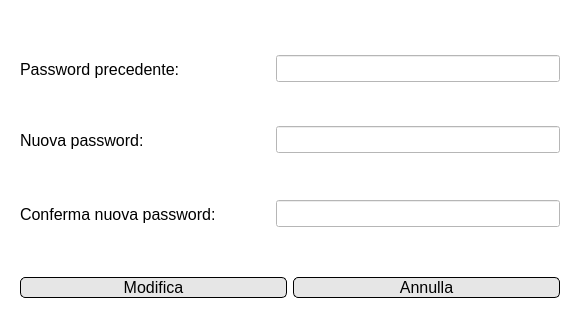
<?xml version="1.0" encoding="UTF-8"?>
<ui version="4.0">
 <class>Dialog</class>
 <widget class="QDialog" name="Dialog">
  <property name="geometry">
   <rect>
    <x>0</x>
    <y>0</y>
    <width>580</width>
    <height>333</height>
   </rect>
  </property>
  <property name="windowTitle">
   <string>Cambia password</string>
  </property>
  <property name="styleSheet">
   <string notr="true">background-color: rgb(255, 255, 255);</string>
  </property>
  <layout class="QVBoxLayout" name="verticalLayout">
   <item>
    <widget class="QWidget" name="widget_11" native="true">
     <property name="sizePolicy">
      <sizepolicy hsizetype="Preferred" vsizetype="Fixed">
       <horstretch>0</horstretch>
       <verstretch>0</verstretch>
      </sizepolicy>
     </property>
     <property name="minimumSize">
      <size>
       <width>0</width>
       <height>0</height>
      </size>
     </property>
     <layout class="QVBoxLayout" name="verticalLayout_2">
      <property name="topMargin">
       <number>0</number>
      </property>
      <property name="rightMargin">
       <number>11</number>
      </property>
      <property name="bottomMargin">
       <number>0</number>
      </property>
      <item alignment="Qt::AlignHCenter">
       <widget class="QLabel" name="errorLabel">
        <property name="font">
         <font>
          <pointsize>10</pointsize>
         </font>
        </property>
        <property name="styleSheet">
         <string notr="true">color: rgb(221, 0, 0);</string>
        </property>
        <property name="text">
         <string/>
        </property>
       </widget>
      </item>
     </layout>
    </widget>
   </item>
   <item>
    <widget class="QWidget" name="widget_40" native="true">
     <layout class="QHBoxLayout" name="horizontalLayout_21">
      <property name="topMargin">
       <number>15</number>
      </property>
      <item>
       <widget class="QLabel" name="label_31">
        <property name="minimumSize">
         <size>
          <width>250</width>
          <height>0</height>
         </size>
        </property>
        <property name="maximumSize">
         <size>
          <width>250</width>
          <height>16777215</height>
         </size>
        </property>
        <property name="font">
         <font>
          <pointsize>12</pointsize>
         </font>
        </property>
        <property name="text">
         <string>Password precedente:</string>
        </property>
       </widget>
      </item>
      <item>
       <widget class="QLineEdit" name="password">
        <property name="font">
         <font>
          <pointsize>12</pointsize>
         </font>
        </property>
        <property name="maxLength">
         <number>32</number>
        </property>
        <property name="echoMode">
         <enum>QLineEdit::Password</enum>
        </property>
        <property name="readOnly">
         <bool>false</bool>
        </property>
        <property name="clearButtonEnabled">
         <bool>true</bool>
        </property>
       </widget>
      </item>
     </layout>
    </widget>
   </item>
   <item>
    <widget class="QWidget" name="widget_38" native="true">
     <layout class="QHBoxLayout" name="horizontalLayout_19">
      <item>
       <widget class="QLabel" name="label_29">
        <property name="minimumSize">
         <size>
          <width>250</width>
          <height>0</height>
         </size>
        </property>
        <property name="maximumSize">
         <size>
          <width>250</width>
          <height>16777215</height>
         </size>
        </property>
        <property name="font">
         <font>
          <pointsize>12</pointsize>
         </font>
        </property>
        <property name="text">
         <string>Nuova password:</string>
        </property>
       </widget>
      </item>
      <item>
       <widget class="QLineEdit" name="nuovaPassword">
        <property name="font">
         <font>
          <pointsize>12</pointsize>
         </font>
        </property>
        <property name="maxLength">
         <number>32</number>
        </property>
        <property name="echoMode">
         <enum>QLineEdit::Password</enum>
        </property>
        <property name="readOnly">
         <bool>false</bool>
        </property>
        <property name="clearButtonEnabled">
         <bool>true</bool>
        </property>
       </widget>
      </item>
     </layout>
    </widget>
   </item>
   <item>
    <widget class="QWidget" name="widget_39" native="true">
     <layout class="QHBoxLayout" name="horizontalLayout_20">
      <item>
       <widget class="QLabel" name="label_30">
        <property name="minimumSize">
         <size>
          <width>250</width>
          <height>0</height>
         </size>
        </property>
        <property name="maximumSize">
         <size>
          <width>250</width>
          <height>16777215</height>
         </size>
        </property>
        <property name="font">
         <font>
          <pointsize>12</pointsize>
         </font>
        </property>
        <property name="text">
         <string>Conferma nuova password:</string>
        </property>
       </widget>
      </item>
      <item>
       <widget class="QLineEdit" name="confermaNuovaPassword">
        <property name="font">
         <font>
          <pointsize>12</pointsize>
         </font>
        </property>
        <property name="maxLength">
         <number>32</number>
        </property>
        <property name="echoMode">
         <enum>QLineEdit::Password</enum>
        </property>
        <property name="readOnly">
         <bool>false</bool>
        </property>
        <property name="clearButtonEnabled">
         <bool>true</bool>
        </property>
       </widget>
      </item>
     </layout>
    </widget>
   </item>
   <item>
    <widget class="QWidget" name="widget_9" native="true">
     <layout class="QHBoxLayout" name="horizontalLayout_9">
      <property name="topMargin">
       <number>20</number>
      </property>
      <property name="bottomMargin">
       <number>20</number>
      </property>
      <item>
       <widget class="QPushButton" name="modificaButton">
        <property name="font">
         <font>
          <pointsize>12</pointsize>
         </font>
        </property>
        <property name="styleSheet">
         <string notr="true">QPushButton#modificaButton {
	border: 1px solid;
	background-color:rgb(230, 230, 230);
	border-radius: 5px;
	border-color: rgb(0, 0, 0);
}
QPushButton#modificaButton:hover {
	background-color: rgb(207, 207, 207);
}</string>
        </property>
        <property name="text">
         <string>Modifica</string>
        </property>
        <property name="icon">
         <iconset>
          <normaloff>../Resources/edit icon.png</normaloff>../Resources/edit icon.png</iconset>
        </property>
       </widget>
      </item>
      <item>
       <widget class="QPushButton" name="annullaButton">
        <property name="font">
         <font>
          <pointsize>12</pointsize>
         </font>
        </property>
        <property name="styleSheet">
         <string notr="true">QPushButton#annullaButton {
	border: 1px solid;
	background-color:rgb(230, 230, 230);
	border-radius: 5px;
	border-color: rgb(0, 0, 0);
}
QPushButton#annullaButton:hover {
	background-color: rgb(207, 207, 207);
}</string>
        </property>
        <property name="text">
         <string>Annulla</string>
        </property>
        <property name="icon">
         <iconset>
          <normaloff>../Resources/red x icon.png</normaloff>../Resources/red x icon.png</iconset>
        </property>
       </widget>
      </item>
     </layout>
    </widget>
   </item>
  </layout>
 </widget>
 <resources/>
 <connections/>
</ui>
